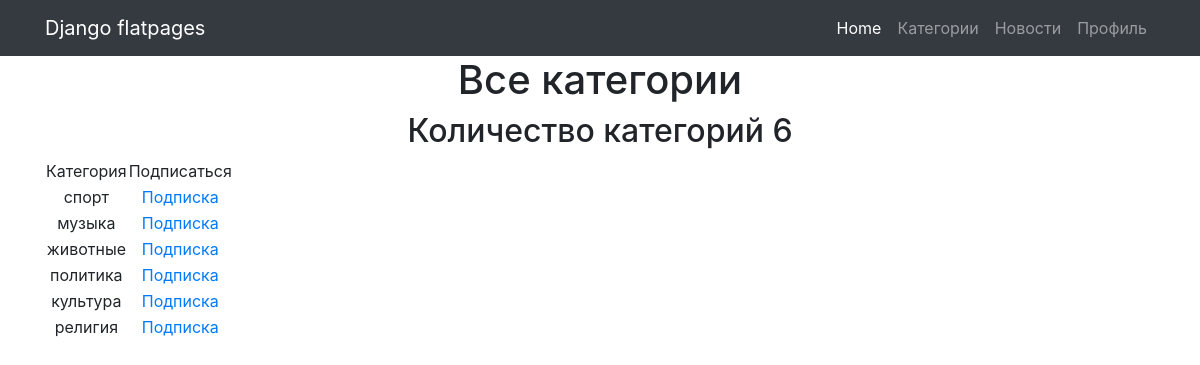
The app's page /news/categories/ with its own data.
### news/models.py (models this page shows, shortened)
class Category(models.Model):
    name = models.CharField(unique = True, max_length = 50)
    subscribers = models.ManyToManyField(User)

### news/views.py (the view)
# urls.py: path('categories/', CategoryView.as_view(), name='subscribe'),
class CategoryView(ListView):
    model = Category
    template_name = 'subscribe.html'
    context_object_name = 'category'
    queryset = Category.objects.all()

### templates/subscribe.html (shortened to what this page needs)
{% extends 'flatpages/default.html' %}
{% load custom_filters %}
{% block content %}
<h1>Все категории</h1>
<h2>Количество категорий {{ category|length }} </h2>
<table>
    <tr>
        <td>
            Категория
        </td>
        <td>
            Подписаться
        </td>
    </tr>
    {% for item in category %}
    <tr>
        <td>
            {{ item.name }}
        </td>
        <td>
            {% if request.user not in item.subscribers.all %}
             <a href="/news/categories/{{item.id}}/subscribe/"> Подписка </a>
            {% else %}
            <a href="/news/categories/{{item.id}}/unsubscribe/"> Отписка </a>
            {% endif %}
        </td>
    </tr>
    {% endfor %}
</table>
{% endblock content %}

### records on screen
Category: name "спорт"
Category: name "музыка"
Category: name "животные"
Category: name "политика"
Category: name "культура"
Category: name "религия"

### other values on screen
{{ category|length }} "6"
